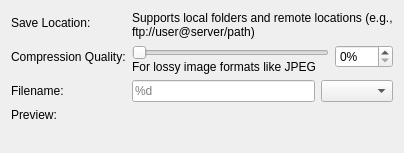
<?xml version="1.0" encoding="UTF-8"?>
<ui version="4.0">
 <class>ImageSaveOptions</class>
 <widget class="QWidget" name="ImageSaveOptions">
  <layout class="QFormLayout" name="formLayout">
   <item row="1" column="0">
    <widget class="QLabel" name="saveLocationLabel">
     <property name="text">
      <string>Save Location:</string>
     </property>
     <property name="buddy">
      <cstring>kcfg_imageSaveLocation</cstring>
     </property>
    </widget>
   </item>
   <item row="1" column="1">
    <layout class="QVBoxLayout" name="saveLocationVLayout">
     <property name="spacing">
      <number>0</number>
     </property>
     <item>
      <widget class="KUrlRequester" name="kcfg_imageSaveLocation">
       <property name="mode">
        <set>KFile::Directory</set>
       </property>
      </widget>
     </item>
     <item alignment="Qt::AlignTop">
      <widget class="QLabel" name="saveLocationHelpLabel">
       <property name="text">
        <string>Supports local folders and remote locations (e.g., ftp://user@server/path)</string>
       </property>
       <property name="wordWrap">
        <bool>true</bool>
       </property>
      </widget>
     </item>
    </layout>
   </item>
   <item row="2" column="0">
    <widget class="QLabel" name="qualityLabel">
     <property name="text">
      <string>Compression Quality:</string>
     </property>
     <property name="buddy">
      <cstring>qualitySpinner</cstring>
     </property>
    </widget>
   </item>
   <item row="2" column="1">
    <layout class="QHBoxLayout" name="qualityHLayout">
     <item>
      <layout class="QVBoxLayout" name="qualityVLayout">
       <property name="spacing">
        <number>0</number>
       </property>
       <item>
        <widget class="QSlider" name="kcfg_imageCompressionQuality">
         <property name="maximum">
          <number>100</number>
         </property>
         <property name="orientation">
          <enum>Qt::Horizontal</enum>
         </property>
        </widget>
       </item>
       <item alignment="Qt::AlignTop">
        <widget class="QLabel" name="imageCompressionQualityHelpLable">
         <property name="text">
          <string>For lossy image formats like JPEG</string>
         </property>
        </widget>
       </item>
      </layout>
     </item>
     <item alignment="Qt::AlignTop">
      <widget class="QSpinBox" name="qualitySpinner">
       <property name="suffix">
        <string>%</string>
       </property>
       <property name="maximum">
        <number>100</number>
       </property>
      </widget>
     </item>
    </layout>
   </item>
   <item row="3" column="0">
    <widget class="QLabel" name="filenameLabel">
     <property name="text">
      <string>Filename:</string>
     </property>
     <property name="buddy">
      <cstring>kcfg_imageFilenameTemplate</cstring>
     </property>
    </widget>
   </item>
   <item row="3" column="1">
    <layout class="QHBoxLayout" name="saveLayout">
     <item>
      <widget class="QLineEdit" name="kcfg_imageFilenameTemplate">
       <property name="placeholderText">
        <string notr="true">%d</string>
       </property>
      </widget>
     </item>
     <item>
      <widget class="QComboBox" name="kcfg_preferredImageFormat">
       <property name="kcfg_property" stdset="0">
        <!-- This is not a user-visible string but a property name. Don't translate it. -->
        <string notr="true">currentText</string>
       </property>
      </widget>
     </item>
    </layout>
   </item>
   <item row="4" column="0">
    <widget class="QLabel" name="PreviewLabel">
     <property name="text">
      <string comment="Preview of the user configured filename">Preview:</string>
     </property>
    </widget>
   </item>
   <item row="4" column="1">
    <widget class="QLabel" name="preview">
     <property name="text">
      <string/>
     </property>
    </widget>
   </item>
   <item row="6" column="1">
    <widget class="QLabel" name="captureInstructionLabel">
     <property name="text">
      <string/>
     </property>
     <property name="textFormat">
      <enum>Qt::RichText</enum>
     </property>
     <property name="wordWrap">
      <bool>true</bool>
     </property>
    </widget>
   </item>
  </layout>
 </widget>
 <customwidgets>
  <customwidget>
   <class>KUrlRequester</class>
   <extends>QWidget</extends>
   <header>kurlrequester.h</header>
  </customwidget>
 </customwidgets>
 <resources/>
 <connections>
  <connection>
   <sender>kcfg_imageCompressionQuality</sender>
   <signal>valueChanged(int)</signal>
   <receiver>qualitySpinner</receiver>
   <slot>setValue(int)</slot>
   <hints>
    <hint type="sourcelabel">
     <x>20</x>
     <y>20</y>
    </hint>
    <hint type="destinationlabel">
     <x>20</x>
     <y>20</y>
    </hint>
   </hints>
  </connection>
  <connection>
   <sender>qualitySpinner</sender>
   <signal>valueChanged(int)</signal>
   <receiver>kcfg_imageCompressionQuality</receiver>
   <slot>setValue(int)</slot>
   <hints>
    <hint type="sourcelabel">
     <x>20</x>
     <y>20</y>
    </hint>
    <hint type="destinationlabel">
     <x>20</x>
     <y>20</y>
    </hint>
   </hints>
  </connection>
 </connections>
</ui>
